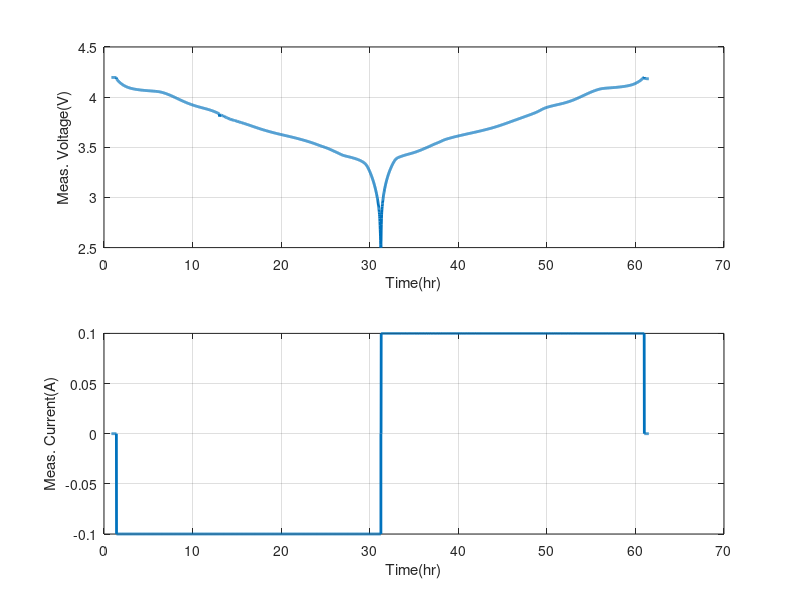

Here is the MATLAB script that generated this plot: (Note: this script raises an error after producing the figure.)
clear;
close all;
clc;

load('C1209.mat');
h=figure;
subplot(211);plot(Time,V, 'LineWidth',2); grid on
xlabel('Time(hr)');
ylabel('Meas. Voltage(V)');
subplot(212);plot(Time,I, 'LineWidth',2); grid on
xlabel('Time(hr)');
ylabel('Meas. Current(A)');
sgtitle('Batt:C1209');

% **********************Question 1**********************
% Identify the indices where the current I is positive (charging) and negative (discharging)
charging_indices = find(I > 0);
discharging_indices = find(I < 0);

% Calculate the total charging and discharging time
charging_time = Time(charging_indices(end)) - Time(charging_indices(1));
discharging_time = Time(discharging_indices(end)) - Time(discharging_indices(1));

% Compute the average absolute current during charging and discharging
average_charging_current = mean(abs(I(charging_indices(1):charging_indices(end))));
average_discharging_current = mean(abs(I(discharging_indices(1):discharging_indices(end))));

% Calculate the total charge for charging and discharging phases
Qc = charging_time * average_charging_current;
Qd = discharging_time * average_discharging_current;

% Display results
disp('**********************Question 1**********************');
fprintf('Charge Capacity (Qc): %.4f Ah\n', Qc);
fprintf('Discharge Capacity (Qd): %.4f Ah\n', Qd);

% **********************Question 2**********************
SOC = zeros(length(I), 1);
SOC(1) = 1;

for i = 2:length(I)
    delta = Time(i) - Time(i-1);
    if(I(i))<0
        SOC(i) = SOC(i-1) + (delta * I(i))/Qd;
    else
        SOC(i) = SOC(i-1) + (delta * I(i))/Qc;
    end

    if (SOC(i) < 0)
        SOC(i) = 0;
    elseif(SOC(i) > 1)
        SOC(i) = 1;
    end
end

% Plot Question 2 SOC vs. Time
figure;
plot(Time, SOC, 'LineWidth', 2);
xlabel('Time (hr)');
ylabel('State of Charge (SOC)');
title('Question 2 SOC vs. Time');
grid on;

% **********************Question 3**********************
% Define epsilon for scaling
epsilon = 0.175;
s_scaled = epsilon + (1 - 2 * epsilon) * SOC; % Apply linear scaling

% Define the matrix P for both models
% Combined model
P_combined = [ones(size(s_scaled)), 1 ./ s_scaled, s_scaled, log(s_scaled), log(1 - s_scaled), I];

% Combined+3 model
P_combined3 = [ones(size(s_scaled)), 1 ./ s_scaled, 1 ./ (s_scaled.^2), 1 ./ (s_scaled.^3), ...
                    1 ./ (s_scaled.^4), s_scaled, log(s_scaled), log(1 - s_scaled), I];

% Calculate the least squares solution for both models
% Combined model
c_combined = (P_combined' * P_combined) \ (P_combined' * V);
c_combined = round(c_combined, 4); % Round to 4 decimal places

% Combined+3 model
c_combined3 = (P_combined3' * P_combined3) \ (P_combined3' * V);
c_combined3 = round(c_combined3, 4); % Round to 4 decimal places

disp('**********************Question 3**********************')
% Display the parameters
disp('Combined model parameters:');
disp(c_combined);

disp('Combined+3 model parameters:');
disp(c_combined3);


% **********************Question 4**********************
% Number of data points
N = length(V);

% Model parameters count
M_combined = length(c_combined);
M_combined3 = length(c_combined3);

% Predicted voltage for Combined model
V_combined_hat = P_combined * c_combined;

% Calculate Error Metrics for Combined model
V_mean = mean(V);
R2_combined = (1 - norm(V - V_combined_hat)^2 / norm(V - V_mean)^2) * 100;
MaxError_combined = max(abs(V - V_combined_hat));
RMS_combined = norm(V - V_combined_hat) / sqrt(N - M_combined);

% Display Results for Combined model
disp("**********************Question 4**********************")
fprintf('--- Combined Model ---\n');
fprintf('R² Fit: %.2f%%\n', R2_combined);
fprintf('Max Error: %.4f V\n', MaxError_combined);
fprintf('Root-Mean Square Error (RMS): %.4f V\n', RMS_combined);

% Predicted voltage for Combined+3 model
V_combined3_hat = P_combined3 * c_combined3;

% Calculate Error Metrics for Combined+3 model
R2_combined3 = (1 - norm(V - V_combined3_hat)^2 / norm(V - V_mean)^2) * 100;
MaxError_combined3 = max(abs(V - V_combined3_hat));
RMS_combined3 = norm(V - V_combined3_hat) / sqrt(N - M_combined3);

% Display Results for Combined+3 model
fprintf('\n--- Combined+3 Model ---\n');
fprintf('R² Fit: %.2f%%\n', R2_combined3);
fprintf('Max Error: %.4f V\n', MaxError_combined3);
fprintf('Root-Mean Square Error (RMS): %.4f V\n', RMS_combined3);



% **********************Question 5**********************
% Define SOC range from 0 to 1 with a step of 0.01
s_raw = (0:0.01:1);
s = epsilon + (1 - 2 * epsilon) * s_raw; 
k = c_combined3;

% Combined+3 Model Calculation using the array values
V_combined3 = k(1) + k(2)./s + k(3)./s.^2 + k(4)./s.^3 + k(5)./s.^4 + ...
       k(6) * s + k(7) * log(s) + k(8) * log(1 - s);

% Plot the Combined+3 Model
figure; hold on; box on;
plot(s_raw, V_combined3, 'r-', 'LineWidth', 2);


% Add labels and title
xlabel('State of Charge (SOC)');
ylabel('Open Circuit Voltage (V_{o})');
title('Question 5 OCV-SOC Curve for Combined+3 Model');
grid on;

% **********************Question 6**********************
fprintf('\n*********Question 6a*********\n')
SOC_levels = [0.25, 0.50, 0.75];
OCV_values = interp1(s_raw, V_combined3, SOC_levels, 'linear'); 
fprintf('OCV when the battery SOC is 25%%: %.4f V\n', OCV_values(1));
fprintf('OCV when the battery SOC is 50%%: %.4f V\n', OCV_values(2));
fprintf('OCV when the battery SOC is 75%%: %.4f V\n', OCV_values(3));

fprintf('*********Question 6b*********\n')
% Target OCV value
target_OCV = 4.0;
% Interpolating SOC at 4V
SOC_at_4V = interp1(V_combined3, s_raw, target_OCV, 'linear');

fprintf('SOC at 4V (zero current): %.4f\n', SOC_at_4V);

fprintf('*********Question 6c*********\n')
% Target OCV value with a discharge current of 1A
Vo_OCV_3_8V = 3.8;

Reff = c_combined3(end);
discharge_current6c = -1;
target_OCV_3_8V = Vo_OCV_3_8V - discharge_current6c * Reff;
% Interpolating SOC at 3.8V
SOC_at_3_8V = interp1(V_combined3, s_raw, target_OCV_3_8V, 'linear');

fprintf('SOC at %.4fV with 1A discharge: %.4f\n', target_OCV_3_8V, SOC_at_3_8V);



% **********************Question 7**********************
% from question 4
fprintf('\n*********Question 7a*********\n')

% Check for duplicates in the SOC array
[SOC_unique, idx_unique] = unique(SOC, 'stable'); % Get unique SOC values and their indices
V_combined3_hat_unique = V_combined3_hat(idx_unique); % Corresponding OCV values without duplicates

OCV_values_7a = interp1(SOC_unique, V_combined3_hat_unique, SOC_levels, 'linear');
fprintf('OCV when the battery SOC is 25%%: %.4f V\n', OCV_values_7a(1));
fprintf('OCV when the battery SOC is 50%%: %.4f V\n', OCV_values_7a(2));
fprintf('OCV when the battery SOC is 75%%: %.4f V\n', OCV_values_7a(3));

fprintf('*********Question 7b*********\n')
% Target OCV value
target_OCV = 4.0;
% Interpolating SOC at 4V
SOC_at_4V = interp1(V_combined3_hat_unique, SOC_unique, target_OCV, 'linear');

fprintf('SOC at 4V (zero current): %.4f\n', SOC_at_4V);

fprintf('*********Question 7c*********\n')
% Target OCV value with a discharge current of 1A
Vo_OCV_3_8V = 3.8;

Reff = c_combined3(end);
discharge_current6c = -1;
target_OCV_3_8V = Vo_OCV_3_8V - discharge_current6c * Reff;
% Interpolating SOC at 3.8V
SOC_at_3_8V = interp1(V_combined3_hat_unique, SOC_unique, target_OCV_3_8V, 'linear');

fprintf('SOC at %.4fV with 1A discharge: %.4f\n', target_OCV_3_8V, SOC_at_3_8V);

